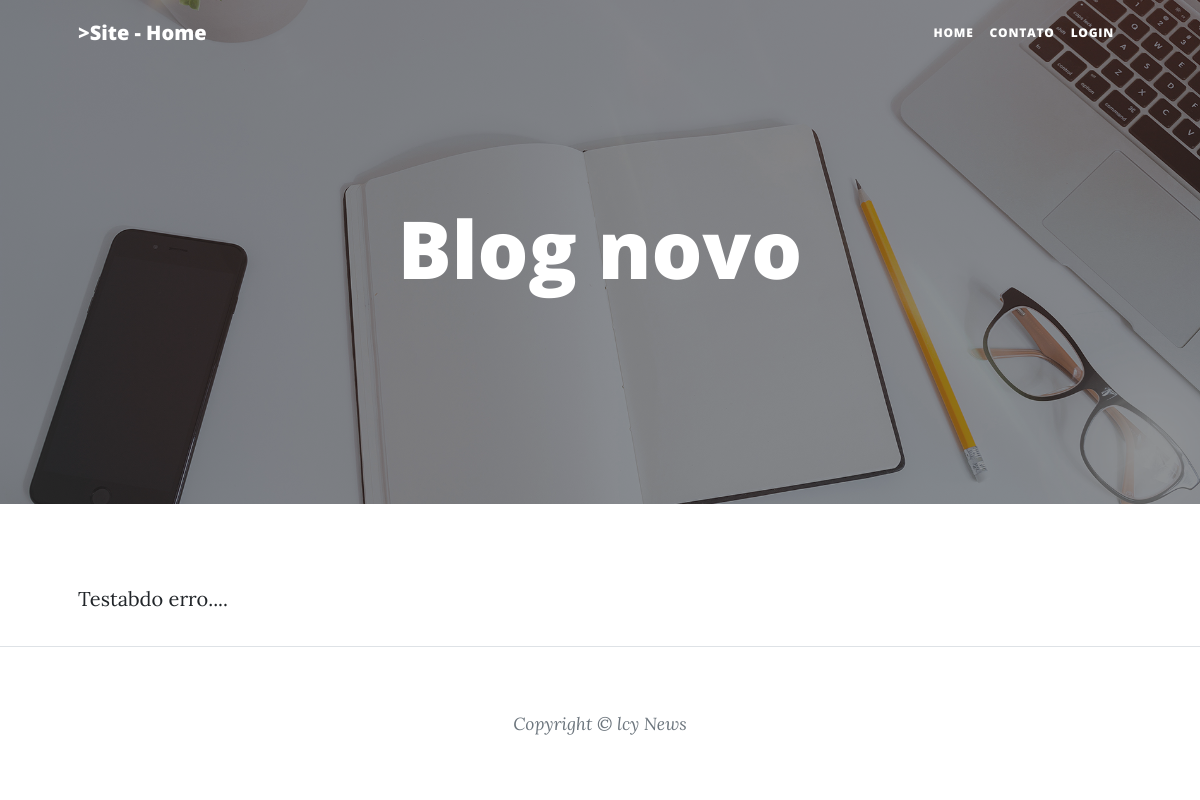
Page /post/blog-novo/ on the earlier database version.
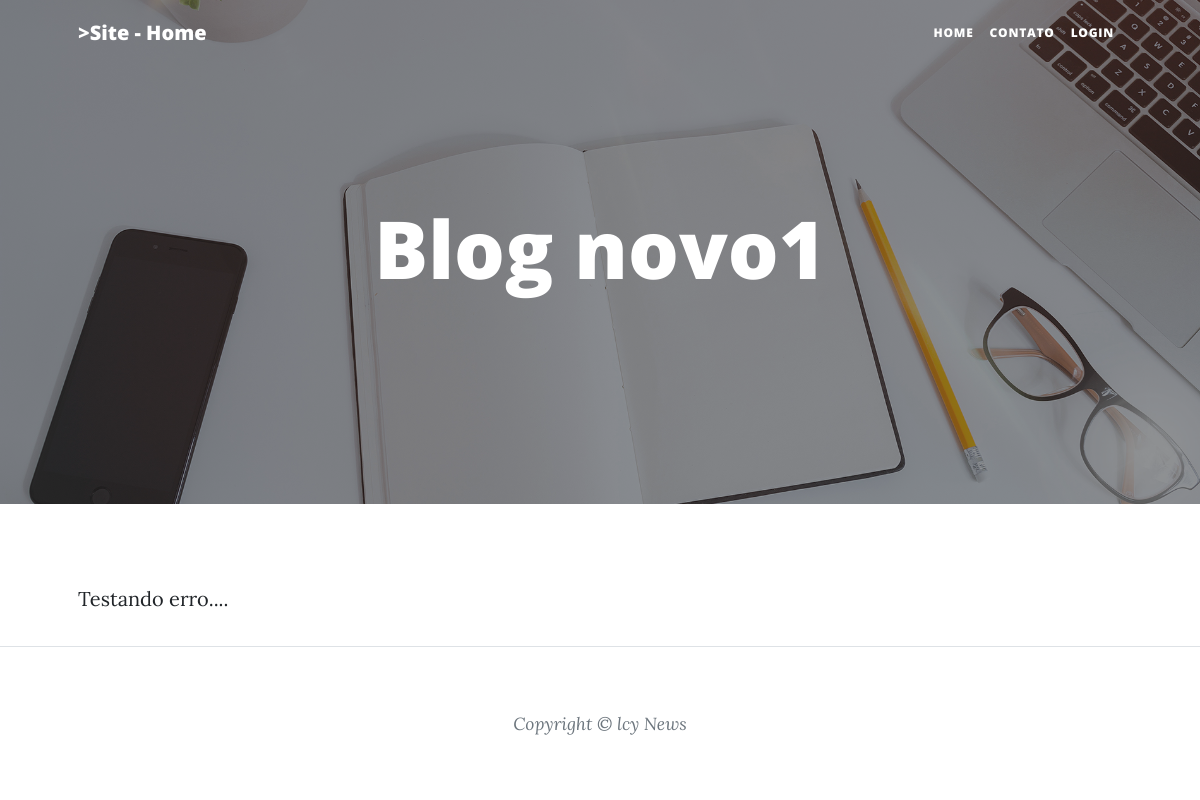
Same page on the later database version.
### blog/models.py (models this page shows, shortened)
class Post(models.Model):
    STATUS = (
        ("rascunho", "Rascunho"),
        ("publicado", "Publicado"),
    )
    title = models.CharField(max_length=250)
    slug = models.SlugField(max_length=250)
    author = models.ForeignKey(User,
                               on_delete=models.CASCADE)
    category = models.ManyToManyField(category, related_name="get_posts")
    image = models.ImageField(upload_to="blog", blank=True, null=True)
    content = RichTextField()
    publicado = models.DateTimeField(default=timezone.now)
    criado = models.DateTimeField(auto_now_add=True)
    alterado = models.DateTimeField(auto_now=True)
    status = models.CharField(max_length=10,
     choices=STATUS,
    default="rascunho")
    objects = models.Manager()
    published = PublishedManager()
    class Meta:
        ordering = ('publicado',)

### blog/views.py (the view)
# urls.py: path('post/<slug:slug>/', views.BlogDetailView.as_view(), name='post_detail'),
class BlogDetailView(DetailView):
    model = Post
    template_name = 'blog/post_detail.html'

### social/processors.py (called while the page is built)
def ctx_social(request):
    ctx_dict = {}
    links = Link.objects.all()
    for link in links:
        ctx_dict[link.chave] = link.url
    return ctx_dict

### blog/templates/blog/post_detail.html (shortened to what this page needs)
{% extends 'base.html' %}
{% load static %}
{% block header %}
{% if object.image %}
<header class="masthead" style="background-image: url({{ object.image.url }})">
{% else %}
<header class="masthead" style="background-image: url({% static 'assets/img/home-bg.jpg' %})">
{% endif %}
    <div class="container position-relative px-4 px-lg-5">
        <div class="row gx-4 gx-lg-5 justify-content-center">
            <div class="col-md-10 col-lg-8 col-xl-7">
                <div class="site-heading">
                    <h1>{{ object.title }}</h1>
                </div>
            </div>
        </div>
    </div>
</header>
{% endblock header %}
{% block content %}
        <div class="post-entry">
            <p> {{ object.content|safe }} </p>
        </div>
{% endblock content %}

Differences in the rows shown:
changed Post: title "Blog novo" → "Blog novo1"; content "Testabdo erro...." → "Testando erro...."
